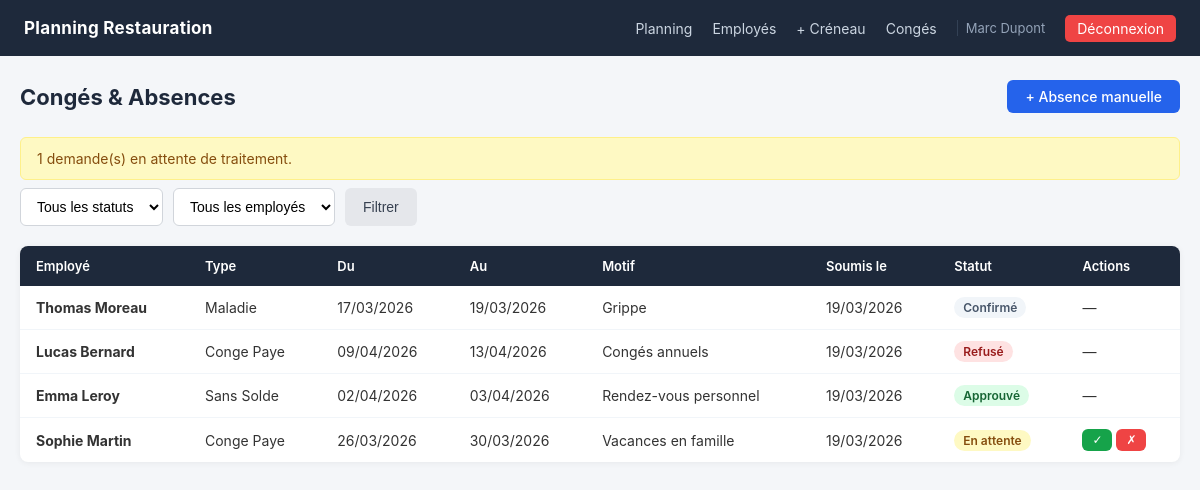
The page /absences/ (signed in) on the database its author committed.
### app/models.py (models this page shows, shortened)
class User(UserMixin, db.Model):
    __tablename__ = 'users'
    id = db.Column(db.Integer, primary_key=True)
    nom = db.Column(db.String(50), nullable=False)
    prenom = db.Column(db.String(50), nullable=False)
    email = db.Column(db.String(120), nullable=False, unique=True)
    password_hash = db.Column(db.String(255), nullable=False)
    telephone = db.Column(db.String(20), nullable=True)
    post_id = db.Column(db.Integer, db.ForeignKey('posts.id'), nullable=True)
    contrat = db.Column(db.String(20), nullable=False)
    date_embauche = db.Column(db.Date, nullable=False)
    role = db.Column(db.String(10), nullable=False, default='employe')
    actif = db.Column(db.Boolean, nullable=False, default=True)
    created_at = db.Column(db.DateTime, nullable=False, default=datetime.utcnow)
    shifts = db.relationship('Shift', foreign_keys='Shift.user_id', backref='employe', lazy=True)
    absences = db.relationship('Absence', foreign_keys='Absence.user_id', backref='employe', lazy=True)
    @property
    def est_manager(self):
        return self.role == 'manager'
    @property
    def nom_complet(self):
        return f'{self.prenom} {self.nom}'

class Absence(db.Model):
    __tablename__ = 'absences'
    id = db.Column(db.Integer, primary_key=True)
    user_id = db.Column(db.Integer, db.ForeignKey('users.id'), nullable=False)
    type_absence = db.Column(db.String(30), nullable=False)
    date_debut = db.Column(db.Date, nullable=False)
    date_fin = db.Column(db.Date, nullable=False)
    motif = db.Column(db.Text, nullable=True)
    statut = db.Column(db.String(15), nullable=False, default='en_attente')
    commentaire_manager = db.Column(db.Text, nullable=True)
    traite_par = db.Column(db.Integer, db.ForeignKey('users.id'), nullable=True)
    created_at = db.Column(db.DateTime, nullable=False, default=datetime.utcnow)

### app/absences/routes.py (the view)
@bp.route('/absences/')
@login_required
@manager_required
def list_absences():
    filtre_statut = request.args.get('statut', 'tous')
    filtre_employe = request.args.get('employe', type=int)
    query = Absence.query
    if filtre_statut != 'tous':
        query = query.filter_by(statut=filtre_statut)
    if filtre_employe:
        query = query.filter_by(user_id=filtre_employe)
    absences = query.order_by(Absence.created_at.desc()).all()
    employes = User.query.filter_by(role='employe', actif=True).order_by(User.nom).all()
    nb_attente = Absence.query.filter_by(statut='en_attente').count()
    return render_template('absences/list.html', absences=absences,
                           employes=employes, filtre_statut=filtre_statut,
                           filtre_employe=filtre_employe, nb_attente=nb_attente)

### app/auth/routes.py (called while the page is built)
def manager_required(f):
    @wraps(f)
    def decorated_function(*args, **kwargs):
        if not current_user.est_manager:
            abort(403)
        return f(*args, **kwargs)
    return decorated_function

### app/templates/absences/list.html (shortened to what this page needs)
{% extends "base.html" %}
{% block content %}
<div class="page-header">
    <h1>Congés & Absences</h1>
    <a href="{{ url_for('absences.add_absence') }}" class="btn btn-primary">+ Absence manuelle</a>
</div>
{% if nb_attente > 0 %}
<div class="flash flash-warning">{{ nb_attente }} demande(s) en attente de traitement.</div>
{% endif %}
<form method="GET" style="display:flex;gap:10px;flex-wrap:wrap;margin-bottom:20px">
    <select name="statut" class="form-control" style="width:auto">
        <option value="tous"       {% if filtre_statut=='tous' %}selected{% endif %}>Tous les statuts</option>
    </select>
    <select name="employe" class="form-control" style="width:auto">
        <option value="">Tous les employés</option>
    </select>
    <button type="submit" class="btn btn-secondary">Filtrer</button>
</form>
<table>
    <thead>
        <tr>
            <th>Employé</th>
            <th>Type</th>
            <th>Du</th>
            <th>Au</th>
            <th>Motif</th>
            <th>Soumis le</th>
            <th>Statut</th>
            <th>Actions</th>
        </tr>
    </thead>
    <tbody>
        {% for a in absences %}
        <tr>
            <td><strong>{{ a.employe.nom_complet }}</strong></td>
            <td>{{ a.type_absence.replace('_',' ').title() }}</td>
            <td>{{ a.date_debut.strftime('%d/%m/%Y') }}</td>
            <td>{{ a.date_fin.strftime('%d/%m/%Y') }}</td>
            <td>{{ a.motif or '—' }}</td>
            <td>{{ a.created_at.strftime('%d/%m/%Y') }}</td>
            <td>
                {% if a.statut == 'en_attente' %}<span class="badge badge-warning">En attente</span>
                {% elif a.statut == 'approuve' %}<span class="badge badge-success">Approuvé</span>
                {% elif a.statut == 'refuse' %}<span class="badge badge-danger">Refusé</span>
                {% else %}<span class="badge badge-secondary">Confirmé</span>{% endif %}
            </td>
            <td>
                {% if a.statut == 'en_attente' %}
                <form method="POST" action="{{ url_for('absences.approve_absence', id=a.id) }}" style="display:inline">
                    <button type="submit" class="btn btn-success btn-sm">✓</button>
                </form>
                <form method="POST" action="{{ url_for('absences.reject_absence', id=a.id) }}" style="display:inline">
                    <button type="submit" class="btn btn-danger btn-sm">✗</button>
                </form>
                {% else %}—{% endif %}
            </td>
        </tr>
        {% else %}
        <tr><td colspan="8" style="text-align:center;color:#6b7280;padding:30px">Aucune demande trouvée.</td></tr>
        {% endfor %}
    </tbody>
</table>
{% endblock %}

### app/templates/base.html (shortened to what this page needs)
<!DOCTYPE html>
<html lang="fr">
<head>
    <link rel="stylesheet" href="{{ url_for('static', filename='css/style.css') }}">
</head>
<body>
{% if current_user.is_authenticated %}
<nav class="navbar">
    <div class="navbar-brand">Planning Restauration</div>
    <div class="navbar-links">
        {% if current_user.est_manager %}
            <a href="{{ url_for('planning.week_view') }}">Planning</a>
            <a href="{{ url_for('employees.list_employees') }}">Employés</a>
            <a href="{{ url_for('shifts.create_shift') }}">+ Créneau</a>
            <a href="{{ url_for('absences.list_absences') }}">Congés</a>
        {% else %}
            <a href="{{ url_for('planning.week_view') }}">Mon planning</a>
            <a href="{{ url_for('absences.my_absences') }}">Mes congés</a>
        {% endif %}
        <span class="navbar-user">{{ current_user.nom_complet }}</span>
        <a href="{{ url_for('auth.logout') }}" class="btn-logout">Déconnexion</a>
    </div>
</nav>
{% endif %}
<main class="container">
    {% block content %}{% endblock %}
</main>
</body>
</html>

### app/static/css/style.css (style rules this page uses)
*, *::before, *::after { box-sizing: border-box; margin: 0; padding: 0; }
body { font-family: -apple-system, BlinkMacSystemFont, 'Segoe UI', sans-serif; font-size: 15px; background: #f4f6f9; color: #333; min-height: 100vh; }
a { color: #2563eb; text-decoration: none; }
.navbar { background: #1e293b; color: #fff; display: flex; align-items: center; justify-content: space-between; padding: 0 24px; height: 56px; position: sticky; top: 0; z-index: 100; }
.navbar-brand { font-weight: 700; font-size: 17px; letter-spacing: .3px; }
.navbar-links { display: flex; align-items: center; gap: 20px; }
.navbar-links a { color: #cbd5e1; font-size: 14px; }
.navbar-user { color: #94a3b8; font-size: 13px; padding-left: 8px; border-left: 1px solid #334155; }
.btn-logout { background: #ef4444; color: #fff !important; padding: 5px 12px; border-radius: 5px; font-size: 13px; }
.container { max-width: 1200px; margin: 0 auto; padding: 24px 20px; }
.flash { padding: 12px 16px; border-radius: 6px; margin-bottom: 8px; font-size: 14px; }
.flash-warning { background: #fef9c3; color: #854d0e; border: 1px solid #fef08a; }
.form-control { width: 100%; padding: 9px 12px; border: 1px solid #d1d5db; border-radius: 6px; font-size: 14px; background: #fff; transition: border-color .2s; }
.btn { display: inline-block; padding: 8px 18px; border-radius: 6px; border: none; cursor: pointer; font-size: 14px; font-weight: 500; transition: background .15s; text-align: center; }
.btn-primary { background: #2563eb; color: #fff; }
.btn-danger { background: #ef4444; color: #fff; }
.btn-secondary { background: #e5e7eb; color: #374151; }
.btn-success { background: #16a34a; color: #fff; }
.btn-sm { padding: 4px 10px; font-size: 12px; }
table { width: 100%; border-collapse: collapse; background: #fff; border-radius: 8px; overflow: hidden; box-shadow: 0 1px 6px rgba(0,0,0,.06); }
thead { background: #1e293b; color: #fff; }
th { padding: 12px 16px; text-align: left; font-size: 13px; font-weight: 600; }
td { padding: 11px 16px; border-bottom: 1px solid #f1f5f9; font-size: 14px; }
tr:last-child td { border-bottom: none; }
.badge { display: inline-block; padding: 3px 9px; border-radius: 12px; font-size: 12px; font-weight: 600; }
.badge-success { background: #dcfce7; color: #166534; }
.badge-danger { background: #fee2e2; color: #991b1b; }
.badge-warning { background: #fef9c3; color: #854d0e; }
.badge-secondary { background: #f1f5f9; color: #475569; }
.page-header { display: flex; align-items: center; justify-content: space-between; margin-bottom: 24px; }
.page-header h1 { font-size: 22px; font-weight: 700; color: #1e293b; }

### rows shown on the page
User: nom_complet "Marc Dupont"
Absence: employe.nom_complet "Thomas Moreau", type_absence.replace "Maladie", date_debut "17/03/2026", date_fin "19/03/2026", motif "Grippe", created_at "19/03/2026", statut "Confirmé"
Absence: employe.nom_complet "Lucas Bernard", type_absence.replace "Conge Paye", date_debut "09/04/2026", date_fin "13/04/2026", motif "Congés annuels", created_at "19/03/2026", statut "Refusé"
Absence: employe.nom_complet "Emma Leroy", type_absence.replace "Sans Solde", date_debut "02/04/2026", date_fin "03/04/2026", motif "Rendez-vous personnel", created_at "19/03/2026", statut "Approuvé"
Absence: employe.nom_complet "Sophie Martin", type_absence.replace "Conge Paye", date_debut "26/03/2026", date_fin "30/03/2026", motif "Vacances en famille", created_at "19/03/2026", statut "En attente"

### other values the page prints
{{ nb_attente }} "1"
